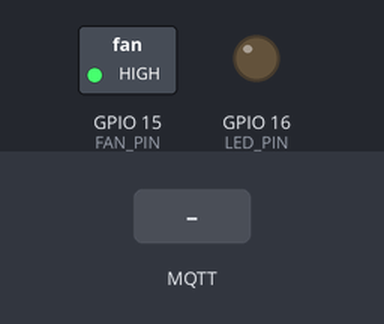
Simulated run of this sketch. Board: ESP32. Parts: switched loads named in the sketch (green lamp = pin HIGH), output pins drawn as LEDs (lit = HIGH). Dashed ring = blinking. Inputs (shaded band) come from the test bench. WiFi joins after 1.5 s; servers stay silent unless stated; no MQTT or app messages arrive unless stated; what the sketch prints to the serial monitor is not drawn.

Above: at 2.7 s.
2.8 s: MQTT message "FAST_STROBE" arrives on the first subscribed topic
At 5.73 s:
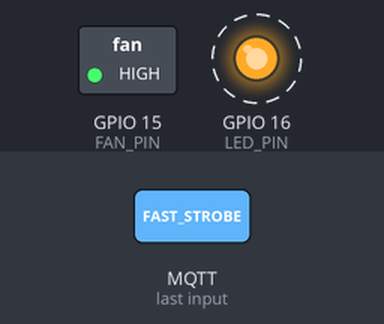
5.8 s: MQTT message "OFF" arrives on the second subscribed topic
At 6.12 s:
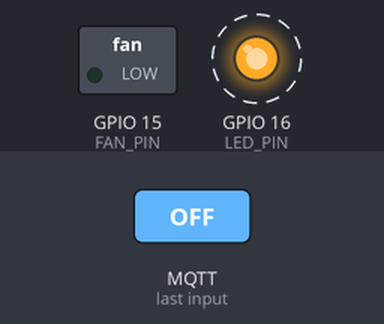
8.8 s: MQTT message "ON" arrives on the first subscribed topic
At 8.8 s:
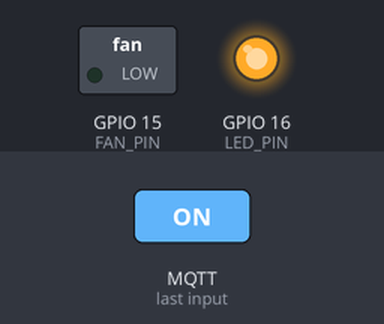
Timing chart, 0 to 11.8 s (numbered marks = the images above; inputs shaded):
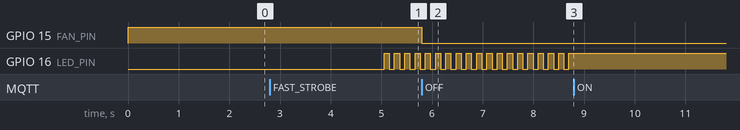

Measured:
- after the input at 2.8 s, GPIO 16 (LED_PIN): alternates HIGH for 0.10 s and LOW for 0.10 s, starting after 2.3 s
- after the input at 5.8 s, GPIO 15 (FAN_PIN): HIGH → LOW at once
- after the input at 8.8 s, GPIO 16 (LED_PIN): stops changing and stays HIGH

The sketch:

ESP32_3.ino
```cpp
/*
 * FIRMWARE FOR: ESP32-3 (Actuator Hub) - VULNERABLE EDITION
 * Project: Attacks Against Smart Home
 * Components: LED (GPIO 16), Fan (GPIO 15 via Relay)
 */

#include <WiFi.h>
#include <PubSubClient.h>
// --- VULNERABILITY ADDITION: Libraries for downloading firmware ---
#include <HTTPClient.h>
#include <HTTPUpdate.h>

// --- START: CONFIGURE YOUR SETTINGS ---
const char* WIFI_SSID = "Smart_Home";
const char* WIFI_PASS = "123456789";
const char* MQTT_BROKER_IP = "192.168.88.10"; // Your RPi 5's Static IP
const int   MQTT_PORT = 1883;
const char* MQTT_CLIENT_ID = "esp32-actuator-hub";
// --- END: CONFIGURE YOUR SETTINGS ---

// --- Pin Definitions ---
const int LED_PIN = 16;
const int FAN_PIN = 15; // !! This pin controls a LOW-LEVEL TRIGGER RELAY !!

// --- MQTT Topics ---
const char* LED_TOPIC_SET = "home/livingroom/led/set";
const char* FAN_TOPIC_SET = "home/livingroom/fan/set";
// --- VULNERABILITY ADDITION: The topic triggering the update ---
const char* UPDATE_TOPIC  = "home/update/url";

// --- Global Variables ---
WiFiClient espClient;
PubSubClient client(espClient);
long lastReconnectAttempt = 0;

// Actuator States
String ledState = "OFF";
unsigned long lastLedToggle = 0;

// --- VULNERABILITY ADDITION: Helper function to perform the update ---
// This downloads code from a URL and installs it.
void performOTA(String url) {
  Serial.println("-----------------------------------");
  Serial.println("⚠ CRITICAL: STARTING FIRMWARE UPDATE ⚠");
  Serial.println("Downloading from: " + url);

  WiFiClient client;
  // The update function returns ONLY if it fails.
  // If successful, the ESP32 restarts automatically.
  t_httpUpdate_return ret = httpUpdate.update(client, url);

  switch (ret) {
    case HTTP_UPDATE_FAILED:
      Serial.printf("HTTP_UPDATE_FAILED Error (%d): %s\n", httpUpdate.getLastError(), httpUpdate.getLastErrorString().c_str());
      break;
    case HTTP_UPDATE_NO_UPDATES:
      Serial.println("HTTP_UPDATE_NO_UPDATES");
      break;
    case HTTP_UPDATE_OK:
      Serial.println("HTTP_UPDATE_OK");
      break;
  }
  Serial.println("-----------------------------------");
}

// --- MQTT Callback Function ---
void callback(char* topic, byte* payload, unsigned int length) {
  Serial.print("Message arrived [");
  Serial.print(topic);
  Serial.print("] ");

  String payloadStr = "";
  for (int i = 0; i < length; i++) {
    payloadStr += (char)payload[i];
  }
  Serial.println(payloadStr);

  // --- VULNERABILITY ADDITION: Check for update command ---
  if (String(topic) == UPDATE_TOPIC) {
    payloadStr.trim();
    performOTA(payloadStr);// Immediately try to download and install
  }

  // --- LED Logic ---
  if (String(topic) == LED_TOPIC_SET) {
    ledState = payloadStr;
    if (ledState == "ON") {
      digitalWrite(LED_PIN, HIGH);
    } else if (ledState == "OFF") {
      digitalWrite(LED_PIN, LOW);
    }
  }

  // --- Fan Logic (Low-Level Trigger) ---
  if (String(topic) == FAN_TOPIC_SET) {
    if (payloadStr == "ON") {
      digitalWrite(FAN_PIN, HIGH); // LOW = Relay ON
    } else {
      digitalWrite(FAN_PIN, LOW); // HIGH = Relay OFF
    }
  }
}

// --- SETUP ---
void setup() {
  Serial.begin(115200);
  pinMode(LED_PIN, OUTPUT);
  pinMode(FAN_PIN, OUTPUT);

  digitalWrite(LED_PIN, LOW);
  digitalWrite(FAN_PIN, HIGH); // Default OFF for Low-Level Trigger

  setup_wifi();
  client.setServer(MQTT_BROKER_IP, MQTT_PORT);
  client.setCallback(callback);
  lastReconnectAttempt = 0;
}

// --- Connect to WiFi ---
void setup_wifi() {
  delay(10);
  Serial.println();
  Serial.print("Connecting to ");
  Serial.println(WIFI_SSID);
  WiFi.begin(WIFI_SSID, WIFI_PASS);
  while (WiFi.status() != WL_CONNECTED) {
    delay(500);
    Serial.print(".");
  }
  Serial.println("\nWiFi connected");
  Serial.println(WiFi.localIP());
}

// --- Reconnect to MQTT ---
boolean reconnect_mqtt() {
  if (client.connect(MQTT_CLIENT_ID)) {
    Serial.println("MQTT Connected");
    client.subscribe(LED_TOPIC_SET);
    client.subscribe(FAN_TOPIC_SET);
    // --- VULNERABILITY ADDITION: Subscribe to the attack topic ---
    client.subscribe(UPDATE_TOPIC);
    Serial.println("Subscribed to all topics (including updates)");
  } else {
    Serial.print("failed, rc=");
    Serial.print(client.state());
  }
  return client.connected();
}

// --- Handle Actuators ---
void handleActuators() {
  unsigned long currentMillis = millis();
  if (ledState == "SLOW_FLASH") {
    if (currentMillis - lastLedToggle > 1000) {
      digitalWrite(LED_PIN, !digitalRead(LED_PIN));
      lastLedToggle = currentMillis;
    }
  }
  else if (ledState == "FAST_STROBE") {
    if (currentMillis - lastLedToggle > 100) {
      digitalWrite(LED_PIN, !digitalRead(LED_PIN));
      lastLedToggle = currentMillis;
    }
  }
}

// --- MAIN LOOP ---
void loop() {
  if (WiFi.status() != WL_CONNECTED) {
    setup_wifi();
    return;
  }
  if (!client.connected()) {
    long now = millis();
    if (now - lastReconnectAttempt > 5000) {
      lastReconnectAttempt = now;
      if (reconnect_mqtt()) {
        lastReconnectAttempt = 0;
      }
    }
  } else {
    client.loop();
    handleActuators();
  }
}
```
